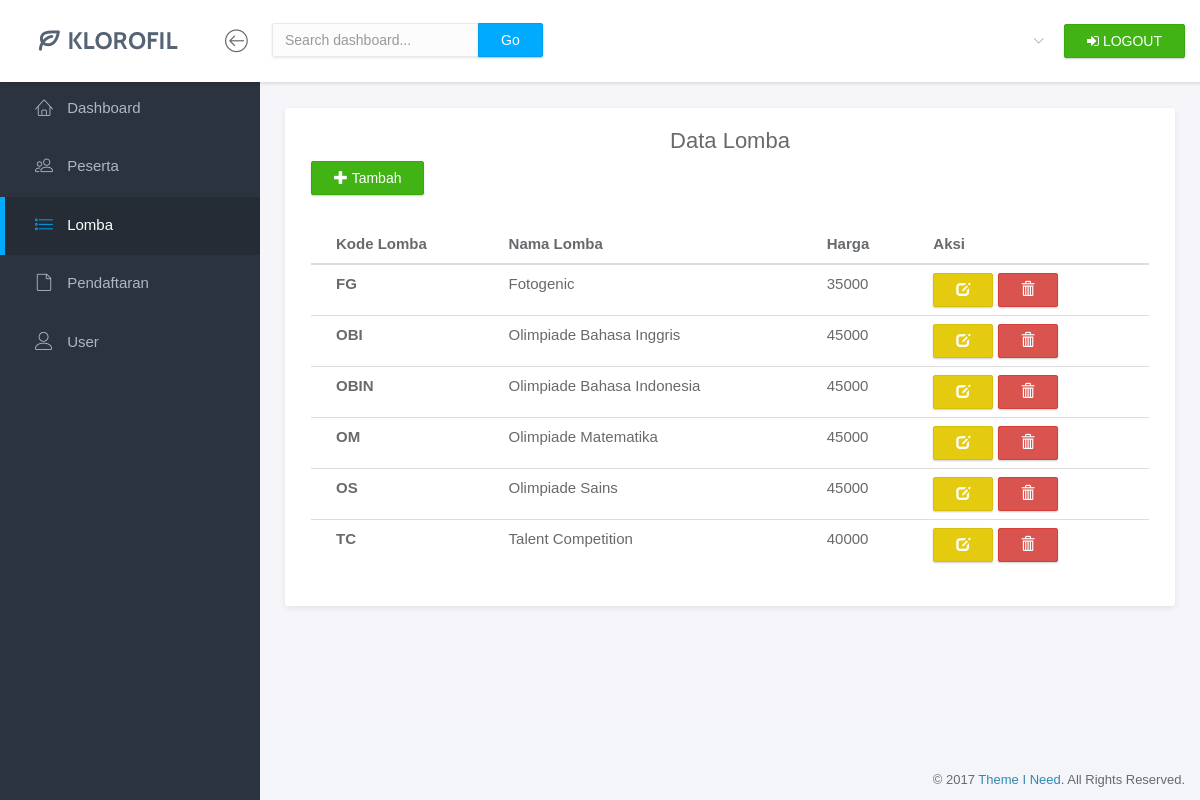
Page /index.php/lomba on the committed database.
### tables this page shows
CREATE TABLE `lomba` (
  `kode_lomba` varchar(10) NOT NULL,
  `nama_lomba` varchar(50) NOT NULL,
  `harga` int(11) NOT NULL
);

### application/controllers/Lomba.php (called while the page is built, shortened)
<?php
class Lomba extends CI_Controller{
	function __construct(){
		$this->load->model('Lomba_model');
	}
	public function index(){
		$data['lomba'] = $this->Lomba_model->tampilLomba();
		$this->load->view('lomba_view.php', $data);
	}
}
?>

### index.php (called while the page is built, shortened)
<?php
require_once BASEPATH.'core/CodeIgniter.php';

### application/models/Lomba_model.php (called while the page is built, shortened)
<?php
class Lomba_model extends CI_Model{
	public function tampilLomba(){
		$query = $this->db->get('lomba');
		return $query->result();
	}
}

### application/views/lomba_view.php (the view, shortened to what this page needs)
<!doctype html>
<html lang="en">
<head>
	<link rel="stylesheet" href="<?php echo base_url();?>assets/vendor/bootstrap/css/bootstrap.min.css">
	<link rel="stylesheet" href="<?php echo base_url();?>assets/vendor/font-awesome/css/font-awesome.min.css">
	<link rel="stylesheet" href="<?php echo base_url();?>assets/vendor/linearicons/style.css">
	<link rel="stylesheet" href="<?php echo base_url();?>assets/vendor/chartist/css/chartist-custom.css">
	<link rel="stylesheet" href="<?php echo base_url();?>assets/css/main.css">
	<link rel="stylesheet" href="<?php echo base_url();?>assets/css/demo.css">
</head>
<body>
	<div id="wrapper">
		<nav class="navbar navbar-default navbar-fixed-top">
			<div class="brand">
				<img src="<?php base_url();?>../assets/img/logo-dark.png" alt="Klorofil Logo" class="img-responsive logo">
			</div>
			<div class="container-fluid">
				<div class="navbar-btn">
					<button type="button" class="btn-toggle-fullwidth"><i class="lnr lnr-arrow-left-circle"></i></button>
				</div>
				<form class="navbar-form navbar-left">
					<div class="input-group">
						<input type="text" value="" class="form-control" placeholder="Search dashboard...">
						<span class="input-group-btn"><button type="button" class="btn btn-primary">Go</button></span>
					</div>
				</form>
				<div class="navbar-btn navbar-btn-right">
					<a class="btn btn-success update-pro" href="<?php echo base_url();?>index.php/Logout/"><i class="fa fa-sign-in"></i><span> LOGOUT</span></a>
				</div>
				<div id="navbar-menu">
					<ul class="nav navbar-nav navbar-right">
						<li class="dropdown">
							<a href="<?php echo base_url();?>index.php/" class="dropdown-toggle" data-toggle="dropdown"> <span><?php echo $this->session->userdata('nama_user'); ?></span> <i class="icon-submenu lnr lnr-chevron-down"></i></a>
						</li>
					</ul>
				</div>
			</div>
		</nav>
		<div id="sidebar-nav" class="sidebar">
			<div class="sidebar-scroll">
				<nav>
					<ul class="nav">
						<li><a href="<?php echo base_url();?>index.php/Template" class=""><i class="lnr lnr-home"></i> <span>Dashboard</span></a></li>
						<li><a href="<?php echo base_url();?>index.php/Peserta" class=""><i class="lnr lnr-users"></i> <span>Peserta</span></a></li>
						<li><a href="<?php echo base_url();?>index.php/Lomba" class="active"><i class="lnr lnr-list"></i> <span>Lomba</span></a></li>
						<li><a href="<?php echo base_url();?>index.php/Pendaftaran" class=""><i class="lnr lnr-file-empty"></i> <span>Pendaftaran</span></a></li>
						<li><a href="<?php echo base_url();?>index.php/User" class=""><i class="lnr lnr-user"></i> <span>User</span></a></li>
					</ul>
				</nav>
			</div>
		</div>
		<div class="main">
			<div class="main-content">
				<div class="container-fluid">
					<div class="panel panel-headline">
						<div class="panel-heading">
							<h3 class="panel-title" align="center">Data Lomba</h3>
					        <a href="<?php echo base_url();?>index.php/Lomba/tambah" class="btn btn-success"><span class="glyphicon glyphicon-plus"></span> Tambah</a>
						</div>
						<div class="panel-body">
							<div class="row">
								<div class="col-md-12">
									<table class="table table-hover">
					                  <thead>
					                    <tr>
					                      <th scope="col">Kode Lomba</th>
					                      <th scope="col">Nama Lomba</th>
					                      <th scope="col">Harga</th>
					                      <th scope="col">Aksi</th>
					                    </tr>
					                  </thead>
					                  <tbody>
					                    <?php
					                      foreach ($lomba as $lmb) {
					                    ?>
					                    <tr>
					                      <th scope="row"><?php echo $lmb->kode_lomba; ?></th>
					                      <td><?php echo $lmb->nama_lomba; ?></td>
					                      <td><?php echo $lmb->harga; ?></td>
					                      <td>
					                        <a href="<?php echo base_url();?>index.php/Lomba/ubah/<?php echo $lmb->kode_lomba;?>" class="btn btn-warning"><span class="glyphicon glyphicon-edit"></span></a>
					                        <a href="<?php echo base_url();?>index.php/Lomba/hapus/<?php echo $lmb->kode_lomba;?>" onclick="return confirm('Apakah anda yakin?')" class="btn btn-danger">
					                        <span class="glyphicon glyphicon-trash"></span></a>
					                      </td>
					                    </tr>
					                    <?php
					                      }
					                     ?>
					                  </tbody>
					                </table>
								</div>
							</div>
						</div>
					</div>
					</div>
				</div>
			</div>
		</div>
		<footer>
			<div class="container-fluid">
				<p class="copyright">&copy; 2017 <a href="<?php echo base_url();?>https://www.themeineed.com" target="_blank">Theme I Need</a>. All Rights Reserved.</p>
			</div>
		</footer>
</body>
</html>

### rows in the picture
lomba: kode_lomba "FG", nama_lomba "Fotogenic", harga "35000"
lomba: kode_lomba "OBI", nama_lomba "Olimpiade Bahasa Inggris", harga "45000"
lomba: kode_lomba "OBIN", nama_lomba "Olimpiade Bahasa Indonesia", harga "45000"
lomba: kode_lomba "OM", nama_lomba "Olimpiade Matematika", harga "45000"
lomba: kode_lomba "OS", nama_lomba "Olimpiade Sains", harga "45000"
lomba: kode_lomba "TC", nama_lomba "Talent Competition", harga "40000"
